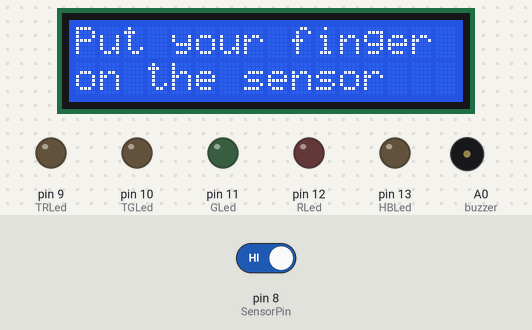
The sketch below on a simulated Arduino Uno, built with avr-gcc and run on an emulated ATmega328P. Parts: 16×2 character LCD, output pins drawn as LEDs (lit = HIGH), buzzer (waves = sounding, pin HIGH). The inputs (shaded band) are chosen by the test bench; at power-on: pin 8 (SensorPin) HIGH.

Above: at 3.1 s.
At 7.2 s:
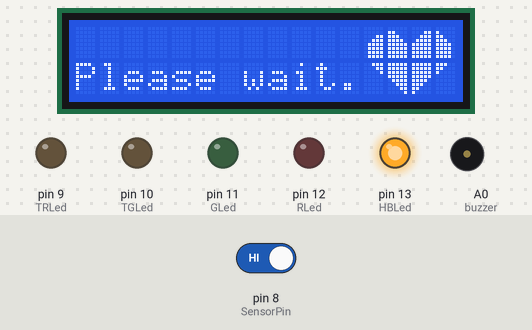
7.3 s: pin 8 (SensorPin) driven LOW
At 8.0 s:
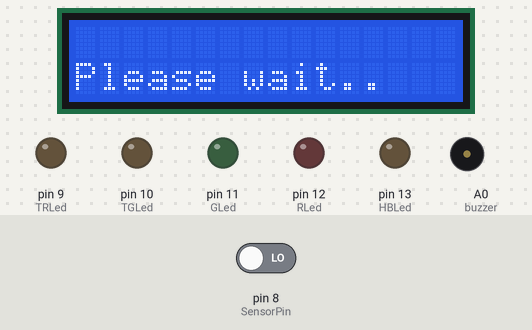
8.8 s: pin 8 (SensorPin) driven HIGH
At 10.2 s:
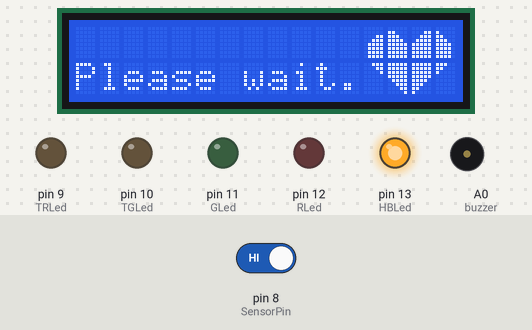
Timing chart, 0 to 11.8 s (numbered marks = the images above; inputs shaded):
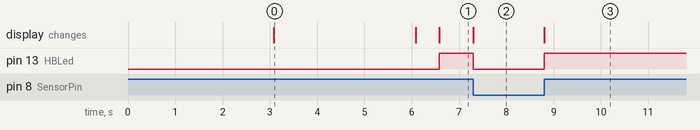

Measured:
- after the input at 7.3 s, pin 13 (HBLed): HIGH → LOW at once; the display: changes at once (image 2)
- after the input at 8.8 s, pin 13 (HBLed): LOW → HIGH at once; the display: changes at once (image 3)
- what the display in image 0 shows lasts 3.0 s, from 3.1 s to 6.1 s

The sketch:

Heartbeat_sensor.ino
```cpp
/*
	heart beat sensor that buzzes with high or low
	blood pressure. adds a small heart beat on lcd
	while measuring beats.
*/


#include<LiquidCrystal.h>
#define SensorPin 8 // sensor pin
#define GLed 11  //-> green lightbulb on transmitter
#define RLed 12  //-> red lightbulb on transmitter
#define TRLed 9  //-> green lightbulb on receiver
#define TGLed 10 //-> red lightbulb on receiver
#define HBLed 13 //->  yellow lightbulb
#define buzzer A0

LiquidCrystal lcd(2,3,4,5,6,7);

int c,bpm,i;
unsigned long t1,t2;

//set arrays for custom character
byte customChar1[8] = {0b00000,0b00000,0b00011,0b00111,0b01111,0b01111,0b01111,0b01111};
byte customChar2[8] = {0b00000,0b11000,0b11100,0b11110,0b11111,0b11111,0b11111,0b11111};
byte customChar3[8] = {0b00000,0b00011,0b00111,0b01111,0b11111,0b11111,0b11111,0b11111};
byte customChar4[8] = {0b00000,0b10000,0b11000,0b11100,0b11110,0b11110,0b11110,0b11110};
byte customChar5[8] = {0b00111,0b00011,0b00001,0b00000,0b00000,0b00000,0b00000,0b00000};
byte customChar6[8] = {0b11111,0b11111,0b11111,0b11111,0b01111,0b00111,0b00011,0b00001};
byte customChar7[8] = {0b11111,0b11111,0b11111,0b11111,0b11110,0b11100,0b11000,0b10000};
byte customChar8[8] = {0b11100,0b11000,0b10000,0b00000,0b00000,0b00000,0b00000,0b00000};


void setup()
{

  // setup code, PinModes
  pinMode(SensorPin,INPUT);

  for (i=9; i<14;i++)
  {
    pinMode(i,OUTPUT);
    digitalWrite(i,0);
  }

  pinMode(A0,OUTPUT);
  //start LCD
  lcd.begin(16,2);

  //create custom characters for "heart" sign on LCD
  lcd.createChar(1, customChar1);
  lcd.createChar(2, customChar2);
  lcd.createChar(3, customChar3);
  lcd.createChar(4, customChar4);
  lcd.createChar(5, customChar5);
  lcd.createChar(6, customChar6);
  lcd.createChar(7, customChar7);
  lcd.createChar(8, customChar8);

  //start program
  lcd.setCursor(0,0);
  lcd.print("Turned on");
  lcd.setCursor(0,1);
  lcd.print("Hello!");
  delay (3000);
  lcd.clear();
  lcd.setCursor(0,0);
  lcd.print("Put your finger");
  lcd.setCursor(0,1);
  lcd.print("on the sensor");
  delay (3000);

}


void loop() {
  // the main code:
  lcd.clear();
  delay(500);
  lcd.setCursor(0,1);
  lcd.print("Please wait...");

  c=0; //beats per 5 seconds
  bpm=0;
  t1=millis()/1000;
  while(1)
  { //read pulse for 5 seconds and light yellow bulb when it gets a pulse
        while(!digitalRead (SensorPin)) delay(1);
        digitalWrite(HBLed,1);
        {
           //print heart sign on lcd
           lcd.setCursor(12, 0);
           lcd.write(byte(1));
           lcd.setCursor(13, 0);
           lcd.write(byte(2));
           lcd.setCursor(14, 0);
           lcd.write(byte(3));
           lcd.setCursor(15, 0);
           lcd.write(byte(4));

           lcd.setCursor(12, 1);
           lcd.write(byte(5));
           lcd.setCursor(13, 1);
           lcd.write(byte(6));
           lcd.setCursor(14, 1);
           lcd.write(byte(7));
           lcd.setCursor(15, 1);
           lcd.write(byte(8));
           c++;
        }
        while(digitalRead (SensorPin)) delay(1);
        {
           digitalWrite(HBLed,0);
           lcd.clear();
           lcd.setCursor(0,1);
           lcd.print("Please wait..");
        }
    t2=millis()/1000;

    if((t2-t1)>5) break;

  }

  bpm=12*c; //find bpm and print it
  lcd.clear();
  lcd.setCursor(0,0);
  lcd.print("    BPM = ");
  lcd.print(bpm);


  if(bpm>150) //if bpm is high, light red bulb
  {
    digitalWrite(RLed,1);
    digitalWrite(TRLed,1);
    digitalWrite(GLed,0);
    digitalWrite(TGLed,0);
    lcd.setCursor(0,1);
    lcd.print("High heartbeat!");
    for(i = 0; i< 8; i++)
    {
      if(i%2==0)
      {
        digitalWrite(buzzer,HIGH);
        delay (250);
      }

      else
      {
        digitalWrite(buzzer,LOW);
        if (i == 3) delay (500);
        else delay (250);
      }
    }
  }


  else if(bpm<60) //if bpm is low, light red bulb
  {
    digitalWrite(RLed,1);
    digitalWrite(TRLed,1);
    digitalWrite(GLed,0);
    digitalWrite(TGLed,0);
    lcd.setCursor(0,1);
    lcd.print( "Low heartbeat!");
    for(i = 0; i< 4; i++)
    {
      if(i%2==0)
        {
          digitalWrite(buzzer,HIGH);
          delay (250);
        }

      else
        {
          digitalWrite(buzzer,LOW);
          delay (500);
        }
    }
    delay(250);
  }
  else //if bpm is normal light green bulb
  {
    digitalWrite(RLed,0);
    digitalWrite(TRLed,0);
    digitalWrite(GLed,1);
    digitalWrite(TGLed,1);
    lcd.setCursor(0,1);
    lcd.print("     Normal");
    delay(2250);
  }

}
```
